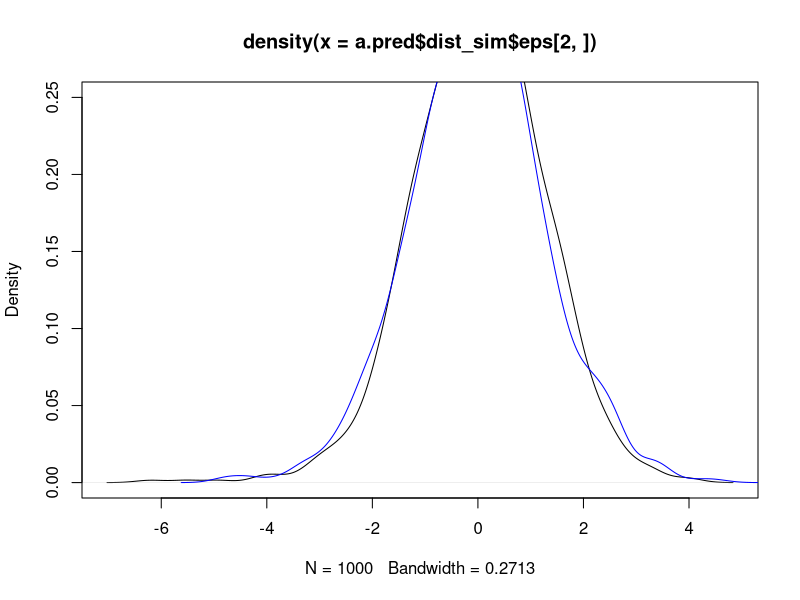
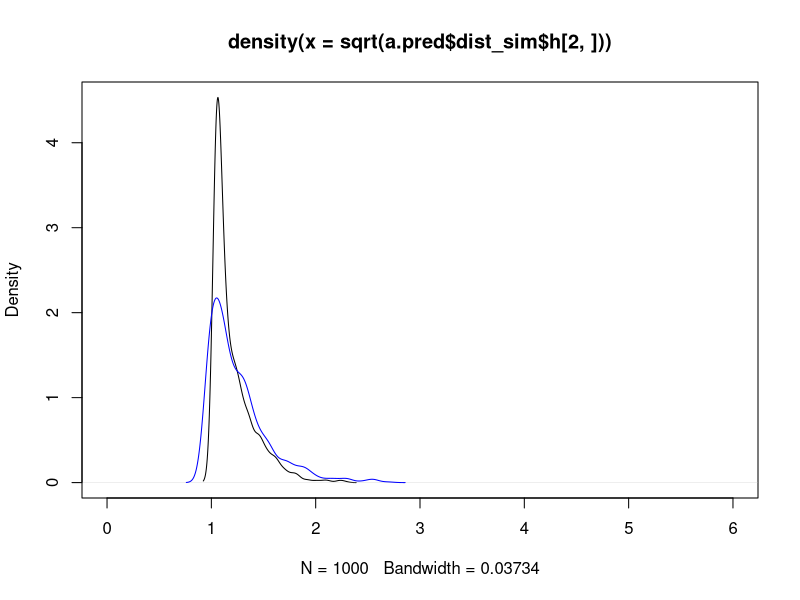

Reproduce these figures in R, in order.
library(cvar)


### Name: predict.garch1c1
### Title: Prediction for GARCH(1,1) time series
### Aliases: predict.garch1c1

### ** Examples

## set up a model and simulate a time series
mo <- GarchModel(omega = 0.4, alpha = 0.3, beta = 0.5)
a1 <- sim_garch1c1(mo, n = 1000, n.start = 100)

## predictions for T+1,...,T+5 (T = time of last value)
## Nsim is small to reduce the load on CRAN, usually Nsim is larger.
a.pred <- predict(mo, n.ahead = 5, Nsim = 1000, eps = a1$eps, sigmasq = a1$h, seed = 1234)

## preditions for the time series
a.pred$eps

## PI's for eps - plug-in and simulated
a.pred$pi_plugin
a.pred$pi_sim

## a DIY alculation of PI's using the simulated sample paths
t(apply(a.pred$dist_sim$eps, 1, function(x) quantile(x, c(0.025, 0.975))))

## further investigate the predictive distributions
t(apply(a.pred$dist_sim$eps, 1, function(x) summary(x)))

## compare predictive densities for h=2 and h=5
plot(density(a.pred$dist_sim$eps[2, ]), ylim = c(0,.25))
lines(density(a.pred$dist_sim$eps[5, ]), col = "blue")

## predictions of sigma_t^2
a.pred$h

## plug-in predictions of sigma_t
sqrt(a.pred$h)

## simulation predictive densities of sigma_t for h = 2 and h = 5
plot(density(sqrt(a.pred$dist_sim$h[2, ])), xlim = c(0, 6))
lines(density(sqrt(a.pred$dist_sim$h[5, ])), col = "blue")

## VaR and ES for different horizons
cbind(h = 1:5,
      VaR = apply(a.pred$dist_sim$eps, 1, function(x) VaR(x, c(0.05))),
      ES = apply(a.pred$dist_sim$eps, 1, function(x) ES(x, c(0.05))) )

## fit a GARCH(1,1) model to exchange rate data and predict
gmo1 <- fGarch::garchFit(formula = ~garch(1, 1), data = fGarch::dem2gbp,
  include.mean = FALSE, cond.dist = "norm", trace = FALSE)
mocoef <- gmo1@fit$par
mofitted <- GarchModel(omega = mocoef["omega"], alpha = mocoef["alpha1"],
  beta = mocoef["beta1"])
gmo1.pred <- predict(mofitted, n.ahead = 5, Nsim = 1000, eps = gmo1@data,
  sigmasq = gmo1@h.t, seed = 1234)
gmo1.pred$pi_plugin
gmo1.pred$pi_sim
